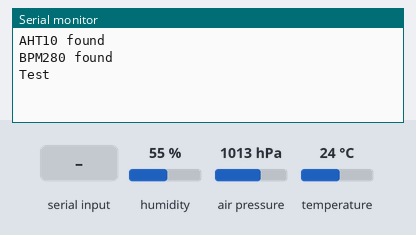
A sketch run on a simulated Arduino Uno, built with avr-gcc and run on an emulated ATmega328P. Parts: the last lines printed to the serial monitor. Inputs (shaded band) come from the test bench; at power-on: humidity 55 %, air pressure 1013 hPa, temperature 24 °C.

Above: at 1.2 s.
1.3 s: ";" received over the second serial link
At 2.2 s:
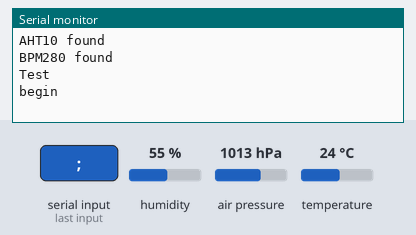
2.8 s: "%" received over the second serial link
At 3.6 s:
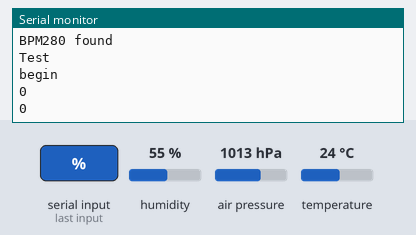

The sketch:

main.ino
```cpp
#include "Arduino.h"
#include <SoftwareSerial.h>
#include <Adafruit_AHT10.h>
#include <Wire.h>
#include <SPI.h>
#include <Adafruit_BMP280.h>

#define BMP_SCK  (13)
#define BMP_MISO (12)
#define BMP_MOSI (11)
#define BMP_CS   (10)

Adafruit_BMP280 bmp;
Adafruit_AHT10 aht;

const byte rxPin = 9;
const byte txPin = 8;
SoftwareSerial BTSerial(rxPin, txPin); // RX TX
int moisture_signal = A0;

int max_moist = 800;
int min_moist = 500;
void setup() {
// define pin modes for tx, rx:
  pinMode(rxPin, INPUT);
  pinMode(txPin, OUTPUT);
  BTSerial.begin(9600);
  Serial.begin(9600);

  while ( !Serial ) {delay(100);}

  if (!bmp.begin()){
    Serial.println("Could not find BPM280? Check wiring");
    while (1) delay(10);
  }
  if (! aht.begin()) {
    Serial.println("Could not find AHT10? Check wiring");
    while (1) delay(10);
  }

  bmp.setSampling(Adafruit_BMP280::MODE_NORMAL,     /* Operating Mode. */
                  Adafruit_BMP280::SAMPLING_X2,     /* Temp. oversampling */
                  Adafruit_BMP280::SAMPLING_X16,    /* Pressure oversampling */
                  Adafruit_BMP280::FILTER_X16,      /* Filtering. */
                  Adafruit_BMP280::STANDBY_MS_500); /* Standby time. */

  Serial.println("AHT10 found");
  Serial.println("BPM280 found");
  Serial.println("Test");
}


String message = "";

void loop() {
  sensors_event_t humidity, temp;

  while (BTSerial.available() > 0) {
    char data = (char) BTSerial.read();
      if (data == ';'){
        int Moisture = analogRead(moisture_signal);
        Serial.println("begin");

        aht.getEvent(&humidity, &temp);// populate temp and humidity objects with fresh data

        //Serial.print("Temperature: "); Serial.print(temp.temperature); Serial.println(" degrees C");
        //Serial.print("Humidity: "); Serial.print(humidity.relative_humidity); Serial.println("% rH");

        //Serial.println(Moisture);

        BTSerial.println("Plant Data: ");
        BTSerial.print("Moisture: ");
        BTSerial.println(Moisture);

        BTSerial.print("Tempreture: ");
        BTSerial.println(temp.temperature);

        BTSerial.print("Humidity: ");
        BTSerial.println(humidity.relative_humidity);

        BTSerial.print(F("Pressure: "));
        BTSerial.println(bmp.readPressure());
      }
      else if (data == '%'){
          max_moist = 0;
          min_moist = 0;
          int count = 0;
          delay(100);
           while (BTSerial.available() > 0) {
             char d = (char) BTSerial.read();

             if (count <= 3){
                min_moist *= 10;
                min_moist += (d-48);
             }
             if (count > 3 && count <= 7){
              max_moist *= 10;
              max_moist += (d-48);
             }
             if (count >= 8){
                break;
              }
              count++;
           }
           Serial.println(min_moist);
           Serial.println(max_moist);
      }
      else {
        continue;
      }
  }
}
```

Measured:
- after the input at 1.3 s, the serial monitor: prints a new line at once (image 1)
- after the input at 2.8 s, the serial monitor: prints a new line after 0.10 s (image 2)
